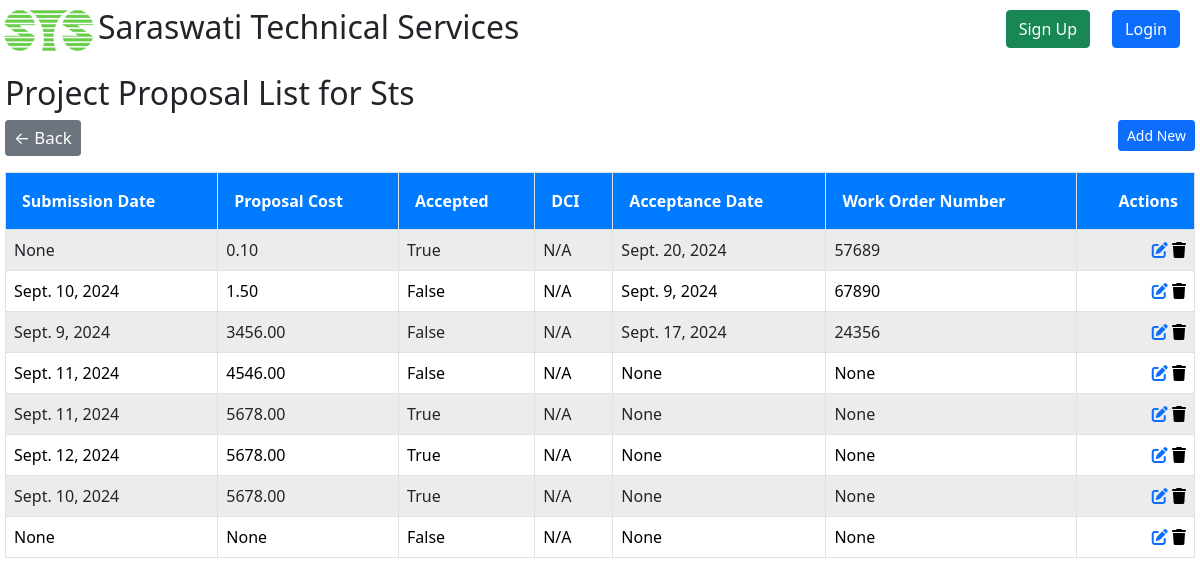
Page /project/ppList/1/ on the committed database.
### Project/models.py (models this page shows, shortened)
class ProjectLead(models.Model):
    projectName = models.CharField(max_length=50)
    cost = models.DecimalField(max_digits=15, decimal_places=2, blank=True, null=True)
    agency = models.CharField(max_length=30, blank=True, null=True)
    approved = models.BooleanField(default=False,null=True,blank=True)
    description = models.TextField(blank=True, null=True)
    sector = models.ForeignKey(Sector, on_delete=models.CASCADE, blank=True, null=True)
    scopeItem = models.ForeignKey(ScopeItem, on_delete=models.CASCADE, blank=True, null=True)
    source = models.CharField(max_length=30)
    sourceDescription = models.TextField(blank=True, null=True)

class ProjectProposal(models.Model):
    projectLead = models.ForeignKey(ProjectLead, on_delete=models.CASCADE, blank=True, null=True)
    submittedTo = models.ForeignKey(Client,on_delete=models.CASCADE,blank=True,null=True)
    submissionDate = models.DateField(blank=True, null=True)
    proposalCost = models.DecimalField(max_digits=15, decimal_places=2,blank=True, null=True)
    docControlIndex = models.OneToOneField(DCI, blank=True, null=True, on_delete=models.CASCADE)
    accepted = models.BooleanField(default=False, blank=True, null=True)
    acceptedDate = models.DateField(blank=True, null=True)
    workOrderNo = models.CharField(max_length=15, blank=True, null=True)
    workOrderDate = models.DateField(blank=True, null=True)
    workOrderCost = models.DecimalField(max_digits=15, decimal_places=2,blank=True, null=True)

### Project/views.py (the view)
# urls.py: path('ppList/<int:id>/', views.ppList, name="ppList"),
def ppList(request, id):
    projectProposals = ProjectProposal.objects.filter(projectLead=id)
    projectLead = get_object_or_404(ProjectLead, id=id)
    any_approved = projectProposals.filter(accepted=True).exists()
    context = {
        "projectProposals": projectProposals,
        "projectLead": projectLead,
        "id": id,
        "any_approved": any_approved
    }
    return render(request, "project/ppList.html", context)

### Project/templates/project/ppList.html (shortened to what this page needs)
{% extends "registration/base.html" %}
{% block content %}
    <h2>Project Proposal List for {{ projectLead.projectName }}</h2>
    <a href="{% url 'plList' %}" style="text-decoration: none;">
        <button type="button" class="btn btn-secondary btn-sm">
            <span style="font-size: 1.2em;">&#8592; Back</span>
        </button>
    </a>
    <a href="{% url 'ppCreateView' id %}">
        <button type="button" class="btn btn-primary btn-sm" style="float:right;">
            Add New
        </button>
    </a>
    <table class="table table-striped table-hover mt-3">
        <thead>
            <tr>
                <th class="text-start border">Submission Date</th>
                <th class="text-start border">Proposal Cost</th>
                <th class="text-start border">Accepted</th>
                <th class="text-start border">DCI</th>
                <th class="text-start border">Acceptance Date</th>
                <th class="text-start border">Work Order Number</th>
                <th class="text-end border">Actions</th>
            </tr>
        </thead>
        <tbody>
            {% for pp in projectProposals %}
                <tr>
                    <td class="text-start border">{{ pp.submissionDate }}</td>
                    <td class="text-start border">{{ pp.proposalCost }}</td>
                    <td class="text-start border">{{ pp.accepted }}</td>
                    <td class="text-start border">
                        {% if pp.docControlIndex %}
                            <a href="{% url 'dciDetailView' pp.docControlIndex.id %}" class="btn btn-link">{{ pp.docControlIndex.name }}</a>
                        {% else %}
                            N/A
                        {% endif %}
                    </td>
                    <td class="text-start border">{{ pp.acceptedDate }}</td>
                    <td class="text-start border">{{ pp.workOrderNo }}</td>
                    <td class="text-end border">
                        <a href="{% url 'ppUpdateView' pp.id %}" title="Edit"><i class="fas fa-edit"></i></a>
                        <form action="{% url 'ppDeleteView' pp.id %}" method="post" style="display:inline;">
                            <button type="submit" style="border:none; background:none; padding:0;" title="Delete">
                                <i class="fas fa-trash"></i>
                            </button>
                        </form>
                    </td>
                </tr>
            {% endfor %}
        </tbody>
    </table>
{% endblock %}

### Base/templates/registration/base.html (style rules this page uses)
html, body { height: 100%; margin: 0; overflow-x,overflow-y: hidden; }
.table-striped tbody tr:nth-of-type(odd) { background-color: #f9f9f9; }
.table-striped tbody tr:nth-of-type(even) { background-color: #ffffff; }
.table th, .table td { vertical-align: middle; }
.table thead th { background-color: #007bff; color: white; text-align: center; }
.table th { padding: 1rem; }

### rows in the picture
ProjectLead: projectName "Sts"
ProjectProposal: submissionDate "None", proposalCost "0.10", accepted "True", shows "N/A", acceptedDate "Sept. 20, 2024", workOrderNo "57689"
ProjectProposal: submissionDate "Sept. 10, 2024", proposalCost "1.50", accepted "False", shows "N/A", acceptedDate "Sept. 9, 2024", workOrderNo "67890"
ProjectProposal: submissionDate "Sept. 9, 2024", proposalCost "3456.00", accepted "False", shows "N/A", acceptedDate "Sept. 17, 2024", workOrderNo "24356"
ProjectProposal: submissionDate "Sept. 11, 2024", proposalCost "4546.00", accepted "False", shows "N/A", acceptedDate "None", workOrderNo "None"
ProjectProposal: submissionDate "Sept. 11, 2024", proposalCost "5678.00", accepted "True", shows "N/A", acceptedDate "None", workOrderNo "None"
ProjectProposal: submissionDate "Sept. 12, 2024", proposalCost "5678.00", accepted "True", shows "N/A", acceptedDate "None", workOrderNo "None"
ProjectProposal: submissionDate "Sept. 10, 2024", proposalCost "5678.00", accepted "True", shows "N/A", acceptedDate "None", workOrderNo "None"
ProjectProposal: submissionDate "None", proposalCost "None", accepted "False", shows "N/A", acceptedDate "None", workOrderNo "None"
